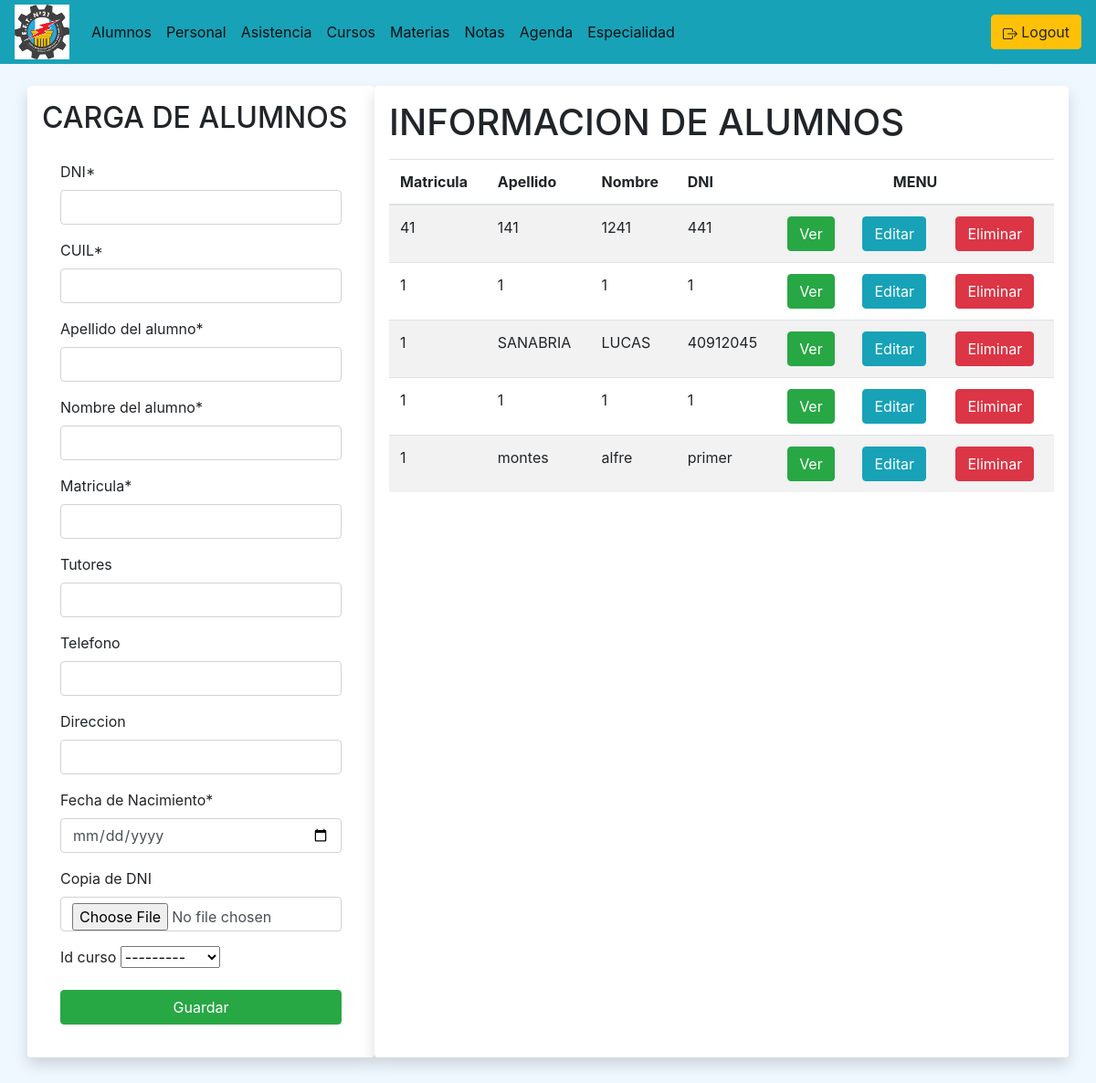
The app's page /alumnos/ (signed in), older data.
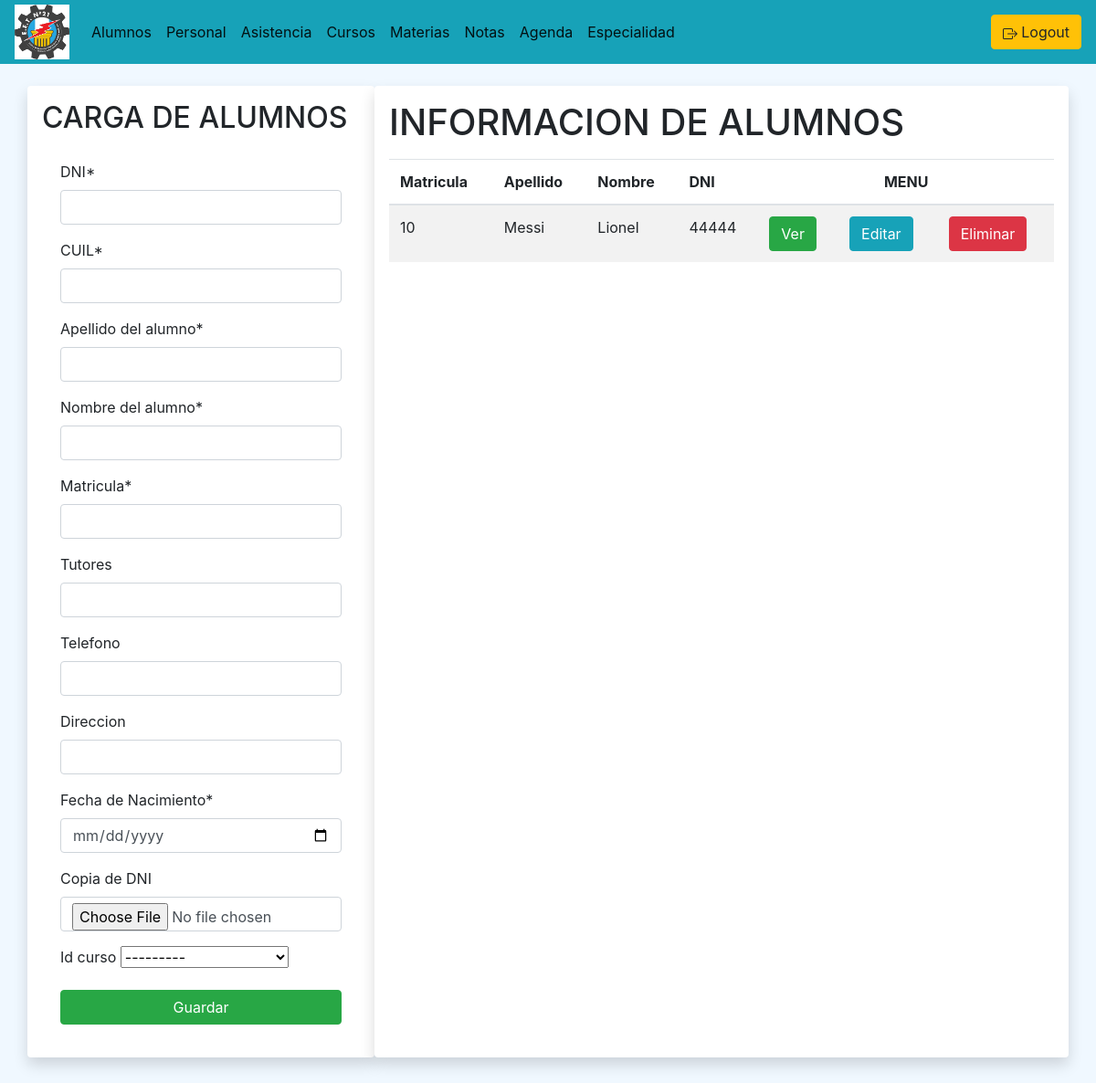
The same page, newer data.
### curso/models.py (models this page shows)
class Curso(models.Model):
    id_curso = models.AutoField(primary_key=True)
    Annio = models.CharField(max_length=30)
    Division = models.CharField(max_length=30)
    cantidad_clases = models.IntegerField(default=0, null=True, blank=True)
    id_materia = models.ForeignKey(materias_models.Materia, on_delete=models.CASCADE, null=True, blank=True)
    def __str__(self):
        texto = "{0}, {1}"
        return texto.format(self.Annio, self.Division)

### alumnado/models.py (models this page shows, shortened)
class Alumno(models.Model):
    id_alumno = models.AutoField(primary_key=True)
    dni_a = models.CharField(max_length=9)
    cuil_a = models.CharField(max_length=15)
    apellido_a = models.CharField(max_length=50)
    nombre_a = models.CharField(max_length=50)
    matricula = models.CharField(max_length=10)
    tutores = models.CharField(max_length=100, null=True, blank=True)
    telefono = models.CharField(max_length=20, null=True, blank=True)
    direccion = models.CharField(max_length=50, null=True, blank=True)
    fecha_nac = models.DateField(blank=True)
    copiaDNI_A = ImageField(blank=True, null=True, upload_to='alumnado/images/')
    condicion = models.IntegerField(choices=options, null=True, verbose_name='Condición')
    turno = models.CharField(max_length=30, null=True, blank=True, verbose_name='Turno')
    cantidad_asistencias= models.IntegerField(default=0)
    cantidad_inasistencias= models.IntegerField(default=0)
    id_curso = models.ForeignKey(curso_models.Curso, on_delete=models.CASCADE, null=True, blank=True)

### alumnado/views.py (the view)
# urls.py: path('', views.alumnos, name='alumnos'),
def alumnos(request):
    alumnos_form = AlumnoForm()
    alumnos = Alumno.objects.all()
    if request.method == 'POST':
        alumnos_form = AlumnoForm(data=request.POST)
        if alumnos_form.is_valid():
            alumnos_form.save()
            return redirect('/alumnos')
    context = {
        'alumnos_form' : alumnos_form,
        'alumnos' : alumnos
    }
    return render(request, 'gestion_alumnos.html', context)

### alumnado/forms.py
class AlumnoForm(forms.ModelForm):
    def __init__(self, *args, **kwargs):
        super(AlumnoForm, self).__init__(*args, **kwargs)
        self.fields['fecha_nac'].widget = forms.widgets.DateInput(
            attrs={
                'type': 'date', 'placeholder': 'yyyy-mm-dd (DOB)',
                'class': 'form-control'
                }
            )
        self.fields['copiaDNI_A'].required = False
        self.fields['fecha_nac'].required = True
    dni_a = forms.CharField(label="DNI")
    cuil_a = forms.CharField(label="CUIL")
    apellido_a = forms.CharField(label="Apellido del alumno")
    nombre_a = forms.CharField(label="Nombre del alumno")
    copiaDNI_A = forms.ImageField(label="Copia de DNI")
    fecha_nac = forms.DateField(label="Fecha de Nacimiento")
    class Meta:
        model = Alumno
        fields = ['id_alumno', 'dni_a', 'cuil_a',
                  'apellido_a', 'nombre_a', 'matricula',
                  'tutores', 'telefono', 'direccion',
                  'fecha_nac', 'copiaDNI_A', 'id_curso']

### alumnado/templates/gestion_alumnos.html (shortened to what this page needs)
{% extends "./gestionBase.html" %}
{% block titulo_formulario %} CARGA DE ALUMNOS {% endblock %}
{% block formulario %}
{% csrf_token %} {% load crispy_forms_tags %}
{{alumnos_form|crispy}}
{% endblock %}
{% block titulo_informacion%} INFORMACION DE ALUMNOS {%endblock%}
{% block titulo_columnas %}
<th>Matricula</th>
<th>Apellido</th>
<th>Nombre</th>
<th>DNI</th>
{%endblock%}
{% block contenido_tabla%}
{% for alumno in alumnos%}
<tr>
  <td>{{alumno.matricula}}</td>
  <td>{{alumno.apellido_a}}</td>
  <td>{{alumno.nombre_a}}</td>
  <td>{{alumno.dni_a}}</td>
  <td>
    <a
      href="{% url 'alumnos:ver_alumno' alumno.id_alumno%}"
      class="btn btn-success"
      >Ver</a
    >
  </td>
  <td>
    <a
      href="{% url 'alumnos:editar_alumno' alumno.id_alumno%}"
      class="btn btn-info"
      >Editar</a
    >
  </td>
  <td>
    <button
      type="button"
      class="btn btn-danger"
      data-toggle="modal"
      data-target="#exampleModal"
    >
      Eliminar
    </button>
  </td>
</tr>
{% endfor %} {% endblock %}

### index/templates/gestionBase.html (shortened to what this page needs)
{% extends "./base.html" %}
{% block body %}
<div class="row">
  <div class="col-xl-4 col-m-6 shadow p-3 mb-5 bg-white rounded">
    <h2>{% block titulo_formulario %} {% endblock %}</h2>
    <div class="card-body">
        <form action="" method="POST">
          {% block formulario %} {% endblock %}
          <button type="submit" class="btn btn-success btn-block text-white">
            Guardar
          </button>
    </div>
  </div>
  <div class="col-xl-8 col-m-6 shadow p-3 mb-5 bg-white rounded">
    <h1>{% block titulo_informacion%} {%endblock%}</h1>
    <div class="table-responsive py-2">
      <table class="table table-striped table-hover ">
        <thead>
          <tr>
            {% block titulo_columnas %} {%endblock%}
            <th colspan="3">
              <center>MENU</center>
            </th>
          </tr>
        </thead>
        <tbody>
            {% block contenido_tabla%} {% endblock %}
        </tbody>
      </table>
    </div>
  </div>
</div>
{% endblock %}

### index/templates/base.html (shortened to what this page needs)
<!DOCTYPE html>
<html lang="en">
  <head>
{% load static %}
    <link
      rel="stylesheet"
      href="https://cdn.jsdelivr.net/npm/bootstrap@4.5.3/dist/css/bootstrap.min.css"
    />
    <link rel=”stylesheet”
    href=”https://cdn.jsdelivr.net/npm/bootstrap@5.0.2/dist/css/bootstrap.min.css”
    /> <link rel=”stylesheet”
    href=”https://cdn.jsdelivr.net/npm/bootstrap-icons@1.5.0/font/bootstrap-icons.css”
    />
  </head>
  <body style="background-color: aliceblue">
    {% if user.is_authenticated %} {% include 'partials/navbar.html' %}
    <div class="container py-4">{% block body %} {% endblock %}</div>
    {% endif %}
  </body>
</html>

### index/templates/partials/navbar.html (shortened to what this page needs)
{% load static %}
<nav class="navbar navbar-expand-lg navbar-light bg-info py-0">
  <a class="navbar-brand" href="http://127.0.0.1:8000/"
    ><div class="">
      <img
        src="{% static 'img/eet21.png' %}"
        alt="Colegio Industrial"
        width="60"
        height="60"
      /></div
  ></a>
  <div class="collapse navbar-collapse" id="navbarNavAltMarkup">
    <div class="navbar-nav">
      <a class="nav-link active" href="/alumnos/">Alumnos</a>
      <a class="nav-link active" href="/personal/">Personal</a>
      <a class="nav-link active" href="/asistencia/">Asistencia</a>
      <a class="nav-link active" href="/curso/">Cursos</a>
      <a class="nav-link active" href="/materias/">Materias</a>
      <a class="nav-link active" href="/notas/">Notas</a>
      <a class="nav-link active" href="/agenda/">Agenda</a>
      <a class="nav-link active" href="/especialidad/">Especialidad</a>
    </div>
  </div>
  <a href="{%url 'index1:logout'%}"
    ><button class="btn btn-warning" type="button">
      Logout
    </button></a
  >
</nav>

### index/templates/partials/footer.html (shortened to what this page needs)
{% load static %}

Row changes from the older to the newer data that the page shows:
removed Alumno: matricula "41", apellido_a "141", nombre_a "1241", dni_a "441"
removed Alumno: matricula "1", apellido_a "1", nombre_a "1", dni_a "1"
removed Alumno: matricula "1", apellido_a "SANABRIA", nombre_a "LUCAS", dni_a "40912045"
removed Alumno: matricula "1", apellido_a "1", nombre_a "1", dni_a "1"
removed Alumno: matricula "1", apellido_a "montes", nombre_a "alfre", dni_a "primer"
added Alumno: matricula "10", apellido_a "Messi", nombre_a "Lionel", dni_a "44444"
